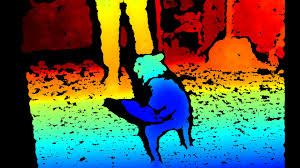
#> input picture doggo.png, 300 x 168 px, found by its file name
$ python camera_avoidance.py
#> lines starting #> are read from the running program, lines starting #| are printed output that depends on the picture; after the words box and inside, x2 and y2 are one past the last pixel; in counts of white or black regions, pixels touching at a corner belong together
import cv2
import numpy as np

# This script simulates a depth image from an online image, pretending tht its the output of a depth camera, where pixels
# represent distances to obstacles. It then counts the number of obstacle pixels in three regions: left, center, and right
sensitivity = 1000 # Min pixels needed in middle box to register an obstace


# Get the number of obstacle pixels in three regions: left, center, and right
def count_obstacles(depth_img, threshold=0.5):
    h, w = depth_img.shape
    y1, y2 = int(h * 0.4), int(h * 0.6)

    # Define box width
    box_width = int(w * 0.2)

    # Define th
    boxes = {
        "left":   (y1, y2, 0, box_width),
        "center": (y1, y2, w // 2 - box_width // 2, w // 2 + box_width // 2),
        "right":  (y1, y2, w - box_width, w),
    }

    counts = {}
    for region, (r1, r2, c1, c2) in boxes.items():
        region_data = depth_img[r1:r2, c1:c2]
        mask = (region_data > 0) & (region_data < threshold)
        counts[region] = int(np.sum(mask))

    return counts


# This function takes the output "obstacle_counts" from the count_obstacles function
# and checks if the number of obstacle pixels in the center region exceeds the
# sensitivity threshold, meaning that we found an obstacle and have to start steering


#################################################
#ALEEEEEEEEEEERT
# SO FOR THIS, ALSO LOOK AT COUNTS TO SEE IF OBJECT IS LITTLE BIT TO RIGHT OR LEFT, AND GO THE
# OPPOSITE DIRECTION USING THE STEERING CODE (COULD PASS 'RIGHT' OR 'LEFT' TO IT)
#AHHHHHHHHHHHHHHHHHHHHHHHHHHHHHHHHHHHHHH
################################


# maybe just get it working first tho
# After this is put into effect, based on the boolean, set an initial angle to steer towards the right
# and enter bug mode
# [20 lines left out: functions is_obstacle_in_center, start_bug_mode, not called in this run]


# This function takes in the depth camera image, converts it into binary mask - each pixel either below threshold
# or not - then it does contouring and finds the centroid this is lit bang obstacle detection using
# camera

import numpy as np
import cv2

# [141 lines left out: functions depth_target_detector, get_turn_angle, get_position, on_m_line, not called in this run]

# Pythagorean thm btichess
def dist_b2_points(x1,y1,x2,y2):
    return np.sqrt((x2-x1)**2+(y2-y1)**2)


#_______________________________________________________________________________________
#For this its obviously going to be opposite because you want to steer away from obstacle
#actually the point you want it at is only in the left box

# Load grayscale image
gray_img = cv2.imread('doggo.png', cv2.IMREAD_GRAYSCALE)
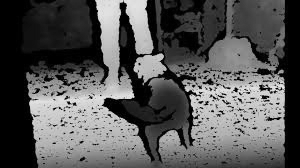
#> gray_img: shape (168, 300); min 0, max 234, mean 87
if gray_img is None:
    raise FileNotFoundError("Image not found or cannot be loaded")

# Simulate depth
min_depth, max_depth = 0.2, 4.0
depth_meters = min_depth + (gray_img.astype(np.float32) / 255.0) * (max_depth - min_depth)

# Count obstacle pixels
obstacle_counts, regions = count_obstacles(depth_meters)
#> the loop in count_obstacles, `for region, (r1, r2, c1, c2) in boxes.items():` made 3 passes
#> pass 1, in count_obstacles, `region_data = depth_img[r1:r2, c1:c2]`:
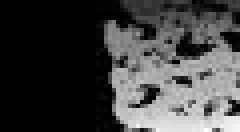
#> region_data: shape (33, 60) float32 (shown 4 times larger); min 0.2, max 3.58, mean 1.06; drawn with min black and max white
#> pass 1, in count_obstacles, `mask = (region_data > 0) & (region_data < threshold)`:
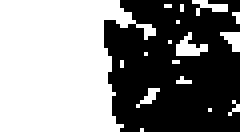
#> mask: shape (33, 60) bool (shown 4 times larger); 52.8% white; 1 black region, box (x1, y1, x2, y2) and area: (26, 0, 60, 33) 934
#> pass 2, in count_obstacles, `region_data = depth_img[r1:r2, c1:c2]`:
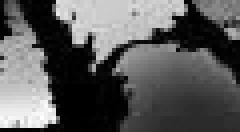
#> region_data: shape (33, 60) float32 (shown 4 times larger); min 0.2, max 3.67, mean 1.43; drawn with min black and max white
#> pass 2, in count_obstacles, `mask = (region_data > 0) & (region_data < threshold)`:
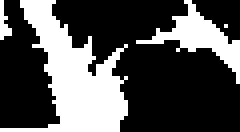
#> mask: shape (33, 60) bool (shown 4 times larger); 32% white; 4 white regions (2 under 20 px), largest, box (x1, y1, x2, y2) and area: (0, 0, 32, 33) 462, (34, 0, 60, 21) 154
#> after the loop in count_obstacles, `for region, (r1, r2, c1, c2) in boxes.items():`: counts = {'left': 1046, 'center': 633, 'right': 682}
#> (the run stopped early here; a loop or call above may not have finished)
